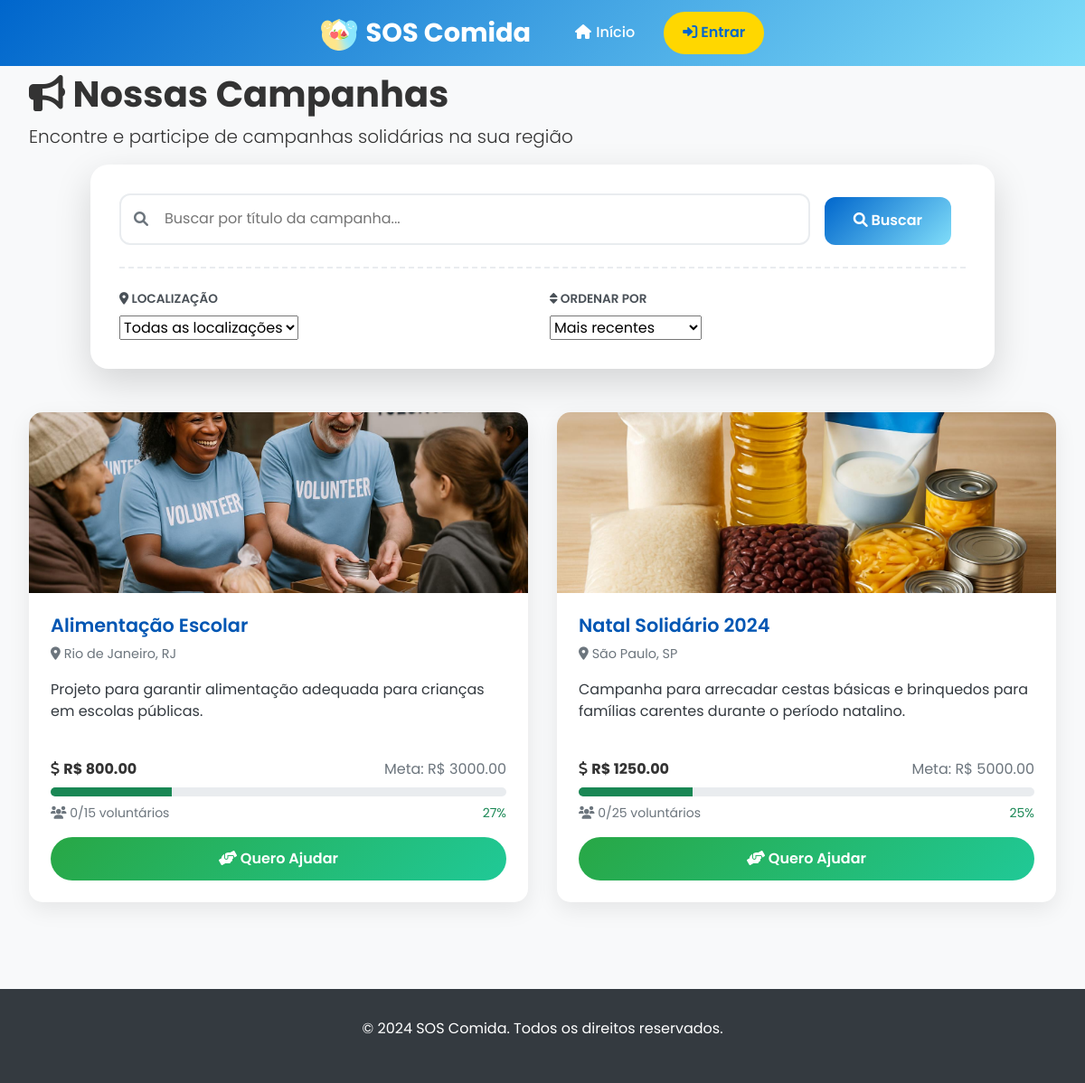
The page /campanhas on the database its author committed.
### models.py (models this page shows)
class Campanha(db.Model):
    __tablename__ = 'campanhas'
    id = db.Column(db.Integer, primary_key=True)
    titulo = db.Column(db.String(200), nullable=False)
    descricao = db.Column(db.Text, nullable=False)
    localizacao = db.Column(db.String(200), nullable=False)
    meta_voluntarios = db.Column(db.Integer, default=10)
    meta_doacoes = db.Column(db.Numeric(10, 2), default=1000.00)
    arrecadado = db.Column(db.Numeric(10, 2), default=0.00)
    imagem = db.Column(db.String(200), default='campanha1.jpg')
    status = db.Column(db.String(20), default='ativa')
    data_criacao = db.Column(db.DateTime, default=datetime.utcnow)
    data_fim = db.Column(db.DateTime)
    solicitante_id = db.Column(db.Integer, db.ForeignKey('usuarios.id'), nullable=True)
    solicitante = db.relationship('Usuario', foreign_keys=[solicitante_id], backref=db.backref('campanhas_solicitadas', lazy=True))
    instituicao_id = db.Column(db.Integer, db.ForeignKey('usuarios.id'), nullable=True)
    instituicao_delegada = db.relationship('Usuario', foreign_keys=[instituicao_id], backref=db.backref('campanhas_delegadas', lazy=True))

### main.py (the view)
@app.route('/campanhas')
def campanhas():
    termo_busca = request.args.get('busca', '').strip()
    localizacao_filtro = request.args.get('localizacao', '').strip()
    ordenacao = request.args.get('ordenacao', 'recentes')
    query = Campanha.query.filter_by(status='ativa')
    if termo_busca:
        query = query.filter(Campanha.titulo.ilike(f'%{termo_busca}%'))
    if localizacao_filtro:
        query = query.filter(Campanha.localizacao.ilike(f'%{localizacao_filtro}%'))
    if ordenacao == 'alfabetica':
        query = query.order_by(Campanha.titulo.asc())
    elif ordenacao == 'proximas_meta':
        pass
    elif ordenacao == 'mais_voluntarios':
        from sqlalchemy import func
        query = query.outerjoin(VoluntarioCampanha).group_by(Campanha.id).order_by(
            func.count(VoluntarioCampanha.id).desc()
        )
    else:
        query = query.order_by(Campanha.data_criacao.desc())
    campanhas_ativas = query.all()
    for campanha in campanhas_ativas:
        campanha.num_voluntarios = len(campanha.voluntarios)
        if campanha.meta_doacoes and campanha.meta_doacoes > 0:
            progresso = (float(campanha.arrecadado) / float(campanha.meta_doacoes)) * 100
            campanha.progresso = min(100, progresso)
        else:
            campanha.progresso = 0
    todas_campanhas = Campanha.query.filter_by(status='ativa').all()
    localizacoes_unicas = sorted(list(set([c.localizacao for c in todas_campanhas if c.localizacao])))
    campanhas_pendentes_count = 0
    if current_user.is_authenticated and current_user.tipo == 'moderador':
        campanhas_pendentes_count = Campanha.query.filter_by(status='pendente').count()
    usuario_logado = current_user if current_user.is_authenticated else None
    total_encontradas = len(campanhas_ativas)
    return render_template('campanhas.html',
                         usuario=usuario_logado,
                         campanhas=campanhas_ativas,
                         campanhas_pendentes_count=campanhas_pendentes_count,
                         termo_busca=termo_busca,
                         localizacao_filtro=localizacao_filtro,
                         ordenacao=ordenacao,
                         localizacoes_unicas=localizacoes_unicas,
                         total_encontradas=total_encontradas)

### templates/campanhas.html (shortened to what this page needs)
{% extends "base.html" %}
{% block content %}
<section class="hero-section">
    <div class="container">
        <h1 class="hero-title"><i class="fas fa-bullhorn"></i> Nossas Campanhas</h1>
        <p class="lead">Encontre e participe de campanhas solidárias na sua região</p>
    </div>
</section>
<div class="container py-5">
    <div class="search-section">
        <form method="GET" action="{{ url_for('campanhas') }}" id="searchForm">
            <div class="search-form">
                <div class="search-input-group">
                    <i class="fas fa-search"></i>
                    <input
                        type="text"
                        name="busca"
                        placeholder="Buscar por título da campanha..."
                        value="{{ termo_busca }}"
                        autofocus
                    >
                </div>
                <button type="submit" class="btn-search">
                    <i class="fas fa-search"></i> Buscar
                </button>
            </div>
            <div class="advanced-filters">
                <div class="filter-group">
                    <label for="localizacao">
                        <i class="fas fa-map-marker-alt"></i> Localização
                    </label>
                    <select name="localizacao" id="localizacao" onchange="this.form.submit()">
                        <option value="">Todas as localizações</option>
                    </select>
                </div>
                <div class="filter-group">
                    <label for="ordenacao">
                        <i class="fas fa-sort"></i> Ordenar por
                    </label>
                    <select name="ordenacao" id="ordenacao" onchange="this.form.submit()">
                        <option value="recentes" {% if ordenacao == 'recentes' %}selected{% endif %}>
                            Mais recentes
                        </option>
                    </select>
                </div>
            </div>
        </form>
    </div>
    <div class="campanhas-grid">
        {% if campanhas %}
            {% for campanha in campanhas %}
            <div class="campanha-card">
                <img src="{{ url_for('static', filename='img/' + campanha.imagem) }}" class="card-img-top" alt="{{ campanha.titulo }}">
                <div class="card-body">
                    <h5 class="card-title">
                        {% if termo_busca and termo_busca.lower() in campanha.titulo.lower() %}
                            {{ campanha.titulo | replace(termo_busca, '<span class="search-highlight">' + termo_busca + '</span>') | safe }}
                        {% else %}
                            {{ campanha.titulo }}
                        {% endif %}
                    </h5>
                    <p class="card-location">
                        <i class="fas fa-map-marker-alt"></i> {{ campanha.localizacao }}
                    </p>
                    <p class="card-text">{{ campanha.descricao|truncate(120) }}</p>
                    <div class="progress-info">
                        <div class="d-flex justify-content-between mb-2">
                            <span><i class="fas fa-dollar-sign"></i> <strong>R$ {{ "%.2f"|format(campanha.arrecadado) }}</strong></span>
                            <span class="text-muted">Meta: R$ {{ "%.2f"|format(campanha.meta_doacoes) }}</span>
                        </div>
                        <div class="progress" style="height: 10px; border-radius: 10px;">
                            <div class="progress-bar bg-success" role="progressbar" style="width: {{ campanha.progresso }}%;" aria-valuenow="{{ campanha.progresso }}" aria-valuemin="0" aria-valuemax="100"></div>
                        </div>
                        <div class="d-flex justify-content-between mt-2">
                            <small class="text-muted">
                                <i class="fas fa-users"></i> {{ campanha.num_voluntarios }}/{{ campanha.meta_voluntarios }} voluntários
                            </small>
                            <small class="text-success">
                                {{ "%.0f"|format(campanha.progresso) }}%
                            </small>
                        </div>
                    </div>
                    <a href="{{ url_for('detalhes_campanha', campanha_id=campanha.id) }}" class="btn btn-custom">
                        <i class="fas fa-hands-helping"></i> Quero Ajudar
                    </a>
                </div>
            </div>
            {% endfor %}
        {% endif %}
    </div>
</div>
{% endblock %}

### rows shown on the page
Campanha: imagem (picture), titulo "Alimentação Escolar", localizacao "Rio de Janeiro, RJ", descricao "Projeto para garantir alimentação adequada para crianças em escolas públicas.", arrecadado "800.00", meta_doacoes "3000.00", {{ campanha.progresso }} 26.666666666666668 (drawn), num_voluntarios "0", meta_voluntarios "15", progresso "27"
Campanha: imagem (picture), titulo "Natal Solidário 2024", localizacao "São Paulo, SP", descricao "Campanha para arrecadar cestas básicas e brinquedos para famílias carentes durante o período natalino.", arrecadado "1250.00", meta_doacoes "5000.00", {{ campanha.progresso }} 25.0 (drawn), num_voluntarios "0", meta_voluntarios "25", progresso "25"
